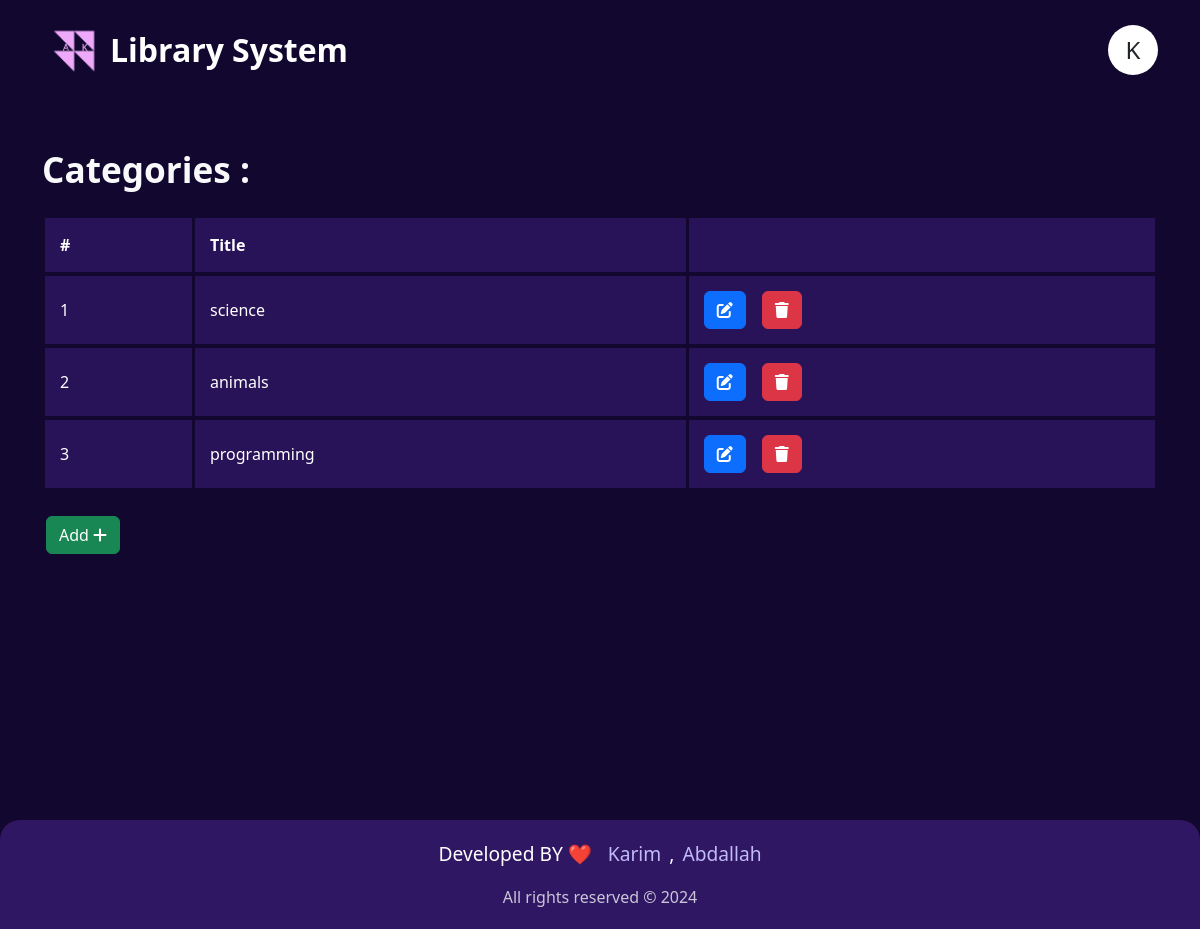
The app's page /books/categories (signed in) with its own data.
### books/models.py (models this page shows, shortened)
class Category(models.Model):
    title = models.CharField(max_length=200)

### books/views.py (the view)
# urls.py: path('categories', views.categories, name='categories'),
@login_required
def categories(request):
    if request.user.is_superuser:
        all_categories = Category.objects.all()
        return render(request, 'books/categories.html', {'categories':all_categories})
    return redirect('main')

### templates/books/categories.html (shortened to what this page needs)
{% extends 'layout/base.html' %}
{% load static %}
{% block content %}
<div class="w-100 pt-5" style="min-height: 90vh;">
    <div class="row d-flex justify-content-center align-items-center mb-3">
        <h3 class="text-start text-light fw-bold col-lg-12" style="font-size: 2.2em;"> Categories : </h3>
    </div>
    {% if books.count == 0 %}
    <p class="w-100 text-center text-danger d-flex justify-content-center align-items-center" style="font-size: 1.3em;min-height: 30vh;">No book has been downloaded yet :)</p>
    {% else %}
    <div class="w-100 d-flex justify-content-center p-0 align-items-center">
        <table class="table1 w-100">
            <thead>
                <tr>
                    <th>#</th>
                    <th>Title</th>
                    <th></th>
                </tr>
            </thead>
            <tbody>
                {% for category in categories %}
                <tr>
                    <td>{{category.id}}</td>
                    <td>{{category.title}}</td>
                    <td>
                        <div class="d-flex gap-3">
                            <a class="btn btn-primary" href="{% url 'categories.edit' category.id %}"><i class="fa-solid fa-pen-to-square"></i></a>
                            <button data-category="{{category.id}}" class="btn btn-danger delete-category" href="#"><i class="fa-solid fa-trash"></i></button>
                        </div>
                    </td>
                </tr>
                {% endfor %}
            </tbody>
        </table>
    </div>
    {% endif %}
    <div class="d-flex gap-1">
        <a href="{% url 'categories.add' %}" class="btn btn-success mt-4 ms-1">Add <i class="fa-solid fa-plus"></i></a>
    </div>
</div>
{% endblock content %}

### base/static/css/main.css (style rules this page uses)
:root { --dark-1:#12072E; --dark-2:#2F1763; }
* { padding: 0; margin: 0; box-sizing: border-box; scroll-behavior: smooth; }
body { font-size: 14px; background-color: var(--dark-1) !important; }
.table1 { border-collapse: separate; border-spacing: 3px 0.3em; color: #fff; }
.table1 td, .table1 th { background-color: #291358; padding: 15px; }

### records on screen
Category: id "1", title "science"
Category: id "2", title "animals"
Category: id "3", title "programming"
